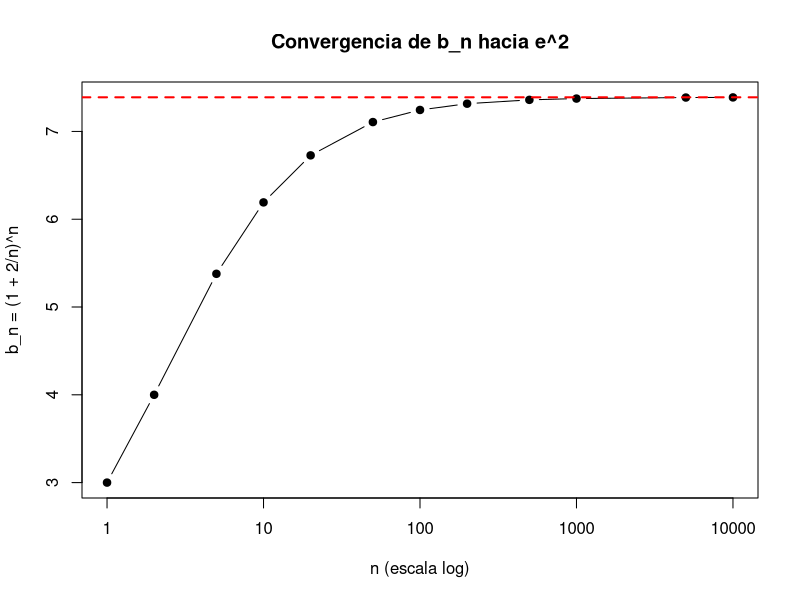

R code for this plot:
# Ejercicio 8. Explorando sucesiones infinitas
#
# Escribir un codigo en R para ilustrar numerica y graficamente que:
#   b_n = (1 + 2/n)^n
# converge a e^2.

# -----------------------
# Parte 1: demostracion numerica
# -----------------------

# Elegimos algunos valores de n (crecientes) para ver la convergencia.
n_vals <- c(1, 2, 5, 10, 20, 50, 100, 200, 500, 1000, 5000, 10000)

# Valor limite teorico: e^2.
e2 <- exp(2)

# Calculo de b_n.
b_n <- (1 + 2 / n_vals) ^ n_vals

# Error absoluto respecto a e^2.
error_abs <- abs(b_n - e2)

tabla <- data.frame(
  n = n_vals,
  b_n = b_n,
  error_abs_vs_e2 = error_abs
)

tabla

# -----------------------
# Parte 2: demostracion grafica
# -----------------------

# Graficamos el valor de b_n contra n (en escala log para ver mejor la convergencia).
png("ejercicio8_convergence.png", width = 900, height = 520)
plot(n_vals, b_n,
     type = "b",
     log = "x",
     pch = 19,
     xlab = "n (escala log)",
     ylab = "b_n = (1 + 2/n)^n",
     main = "Convergencia de b_n hacia e^2")
abline(h = e2, col = "red", lty = 2, lwd = 2)
dev.off()

# --------------------------------------------------------------------
# Explicacion (que se esta haciendo realmente en el Ejercicio 8)
#
# El limite clasico que define el numero e es:
#   exp(x) = lim_{n->infty} (1 + x/n)^n
#
# Tomamos x = 2:
#   lim_{n->infty} (1 + 2/n)^n = exp(2) = e^2
#
# Por eso b_n se acerca cada vez mas a exp(2) cuando n crece.
#
# En el codigo:
# - Calculamos b_n exactamente para varios n.
# - Mostramos la diferencia numerica (error_abs) respecto a exp(2).
# - Graficamos b_n (y la linea horizontal e^2) para visualizar como se aproxima.
# --------------------------------------------------------------------
